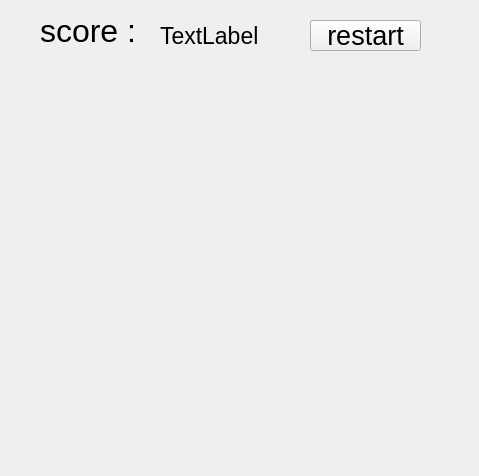
<?xml version="1.0" encoding="UTF-8"?>
<ui version="4.0">
 <class>game</class>
 <widget class="QWidget" name="game">
  <property name="geometry">
   <rect>
    <x>0</x>
    <y>0</y>
    <width>479</width>
    <height>476</height>
   </rect>
  </property>
  <property name="windowTitle">
   <string>Form</string>
  </property>
  <widget class="QLabel" name="label">
   <property name="geometry">
    <rect>
     <x>40</x>
     <y>10</y>
     <width>101</width>
     <height>41</height>
    </rect>
   </property>
   <property name="font">
    <font>
     <pointsize>24</pointsize>
    </font>
   </property>
   <property name="text">
    <string>score :</string>
   </property>
  </widget>
  <widget class="QLabel" name="label_2">
   <property name="geometry">
    <rect>
     <x>160</x>
     <y>20</y>
     <width>111</width>
     <height>31</height>
    </rect>
   </property>
   <property name="font">
    <font>
     <pointsize>17</pointsize>
    </font>
   </property>
   <property name="text">
    <string>TextLabel</string>
   </property>
  </widget>
  <widget class="QPushButton" name="pushButton">
   <property name="geometry">
    <rect>
     <x>310</x>
     <y>20</y>
     <width>111</width>
     <height>31</height>
    </rect>
   </property>
   <property name="font">
    <font>
     <pointsize>20</pointsize>
    </font>
   </property>
   <property name="text">
    <string>restart</string>
   </property>
  </widget>
 </widget>
 <resources/>
 <connections/>
</ui>
